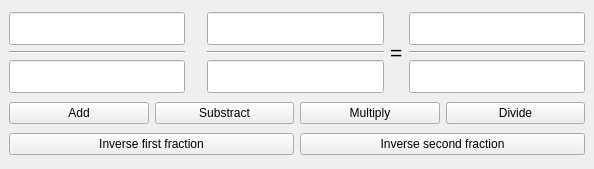
<?xml version="1.0" encoding="UTF-8"?>
<ui version="4.0">
 <class>MainWindow</class>
 <widget class="QMainWindow" name="MainWindow">
  <property name="geometry">
   <rect>
    <x>0</x>
    <y>0</y>
    <width>594</width>
    <height>169</height>
   </rect>
  </property>
  <property name="windowTitle">
   <string>MainWindow</string>
  </property>
  <widget class="QWidget" name="centralwidget">
   <layout class="QVBoxLayout" name="verticalLayout_4">
    <item>
     <layout class="QHBoxLayout" name="horizontalLayout">
      <item>
       <layout class="QVBoxLayout" name="verticalLayout">
        <item>
         <widget class="QLineEdit" name="Num">
          <property name="font">
           <font>
            <pointsize>16</pointsize>
           </font>
          </property>
         </widget>
        </item>
        <item>
         <widget class="Line" name="line">
          <property name="font">
           <font>
            <pointsize>16</pointsize>
           </font>
          </property>
          <property name="orientation">
           <enum>Qt::Horizontal</enum>
          </property>
         </widget>
        </item>
        <item>
         <widget class="QLineEdit" name="Denom">
          <property name="font">
           <font>
            <pointsize>16</pointsize>
           </font>
          </property>
         </widget>
        </item>
       </layout>
      </item>
      <item>
       <widget class="QLabel" name="operationLabel">
        <property name="minimumSize">
         <size>
          <width>10</width>
          <height>0</height>
         </size>
        </property>
        <property name="font">
         <font>
          <pointsize>16</pointsize>
         </font>
        </property>
        <property name="text">
         <string/>
        </property>
       </widget>
      </item>
      <item>
       <layout class="QVBoxLayout" name="verticalLayout_2">
        <item>
         <widget class="QLineEdit" name="Num2">
          <property name="font">
           <font>
            <pointsize>16</pointsize>
           </font>
          </property>
         </widget>
        </item>
        <item>
         <widget class="Line" name="line_2">
          <property name="font">
           <font>
            <pointsize>16</pointsize>
           </font>
          </property>
          <property name="orientation">
           <enum>Qt::Horizontal</enum>
          </property>
         </widget>
        </item>
        <item>
         <widget class="QLineEdit" name="Denom2">
          <property name="font">
           <font>
            <pointsize>16</pointsize>
           </font>
          </property>
         </widget>
        </item>
       </layout>
      </item>
      <item>
       <widget class="QLabel" name="label_2">
        <property name="font">
         <font>
          <pointsize>16</pointsize>
         </font>
        </property>
        <property name="text">
         <string>=</string>
        </property>
       </widget>
      </item>
      <item>
       <layout class="QVBoxLayout" name="verticalLayout_3">
        <item>
         <widget class="QLineEdit" name="Num3">
          <property name="font">
           <font>
            <pointsize>16</pointsize>
           </font>
          </property>
         </widget>
        </item>
        <item>
         <widget class="Line" name="line_3">
          <property name="font">
           <font>
            <pointsize>16</pointsize>
           </font>
          </property>
          <property name="orientation">
           <enum>Qt::Horizontal</enum>
          </property>
         </widget>
        </item>
        <item>
         <widget class="QLineEdit" name="Denom3">
          <property name="font">
           <font>
            <pointsize>16</pointsize>
           </font>
          </property>
         </widget>
        </item>
       </layout>
      </item>
     </layout>
    </item>
    <item>
     <layout class="QHBoxLayout" name="horizontalLayout_2">
      <item>
       <widget class="QPushButton" name="pushButton">
        <property name="text">
         <string>Add</string>
        </property>
       </widget>
      </item>
      <item>
       <widget class="QPushButton" name="pushButton_2">
        <property name="text">
         <string>Substract</string>
        </property>
       </widget>
      </item>
      <item>
       <widget class="QPushButton" name="pushButton_3">
        <property name="text">
         <string>Multiply</string>
        </property>
       </widget>
      </item>
      <item>
       <widget class="QPushButton" name="pushButton_4">
        <property name="text">
         <string>Divide</string>
        </property>
       </widget>
      </item>
     </layout>
    </item>
    <item>
     <layout class="QHBoxLayout" name="horizontalLayout_3">
      <item>
       <widget class="QPushButton" name="pushButton_5">
        <property name="text">
         <string>Inverse first fraction</string>
        </property>
       </widget>
      </item>
      <item>
       <widget class="QPushButton" name="pushButton_6">
        <property name="text">
         <string>Inverse second fraction</string>
        </property>
       </widget>
      </item>
     </layout>
    </item>
   </layout>
  </widget>
 </widget>
 <resources/>
 <connections/>
</ui>
